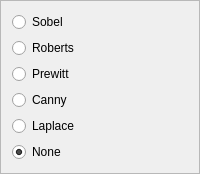
                <widget class="QFrame" name="frame_2">
                 <property name="frameShape">
                  <enum>QFrame::StyledPanel</enum>
                 </property>
                 <property name="frameShadow">
                  <enum>QFrame::Raised</enum>
                 </property>
                 <layout class="QVBoxLayout" name="verticalLayout_10">
                  <item>
                   <widget class="QRadioButton" name="radio_sobel">
                    <property name="cursor">
                     <cursorShape>PointingHandCursor</cursorShape>
                    </property>
                    <property name="text">
                     <string>Sobel</string>
                    </property>
                   </widget>
                  </item>
                  <item>
                   <widget class="QRadioButton" name="radio_roberts">
                    <property name="cursor">
                     <cursorShape>PointingHandCursor</cursorShape>
                    </property>
                    <property name="text">
                     <string>Roberts</string>
                    </property>
                   </widget>
                  </item>
                  <item>
                   <widget class="QRadioButton" name="radio_prewitt">
                    <property name="cursor">
                     <cursorShape>PointingHandCursor</cursorShape>
                    </property>
                    <property name="text">
                     <string>Prewitt</string>
                    </property>
                   </widget>
                  </item>
                  <item>
                   <widget class="QRadioButton" name="radio_canny">
                    <property name="cursor">
                     <cursorShape>PointingHandCursor</cursorShape>
                    </property>
                    <property name="text">
                     <string>Canny</string>
                    </property>
                   </widget>
                  </item>
                  <item>
                   <widget class="QRadioButton" name="radio_laplace">
                    <property name="cursor">
                     <cursorShape>PointingHandCursor</cursorShape>
                    </property>
                    <property name="text">
                     <string>Laplace</string>
                    </property>
                   </widget>
                  </item>
                  <item>
                   <widget class="QRadioButton" name="radio_none_edges">
                    <property name="cursor">
                     <cursorShape>PointingHandCursor</cursorShape>
                    </property>
                    <property name="text">
                     <string>None</string>
                    </property>
                    <property name="checked">
                     <bool>true</bool>
                    </property>
                   </widget>
                  </item>
                 </layout>
                </widget>
